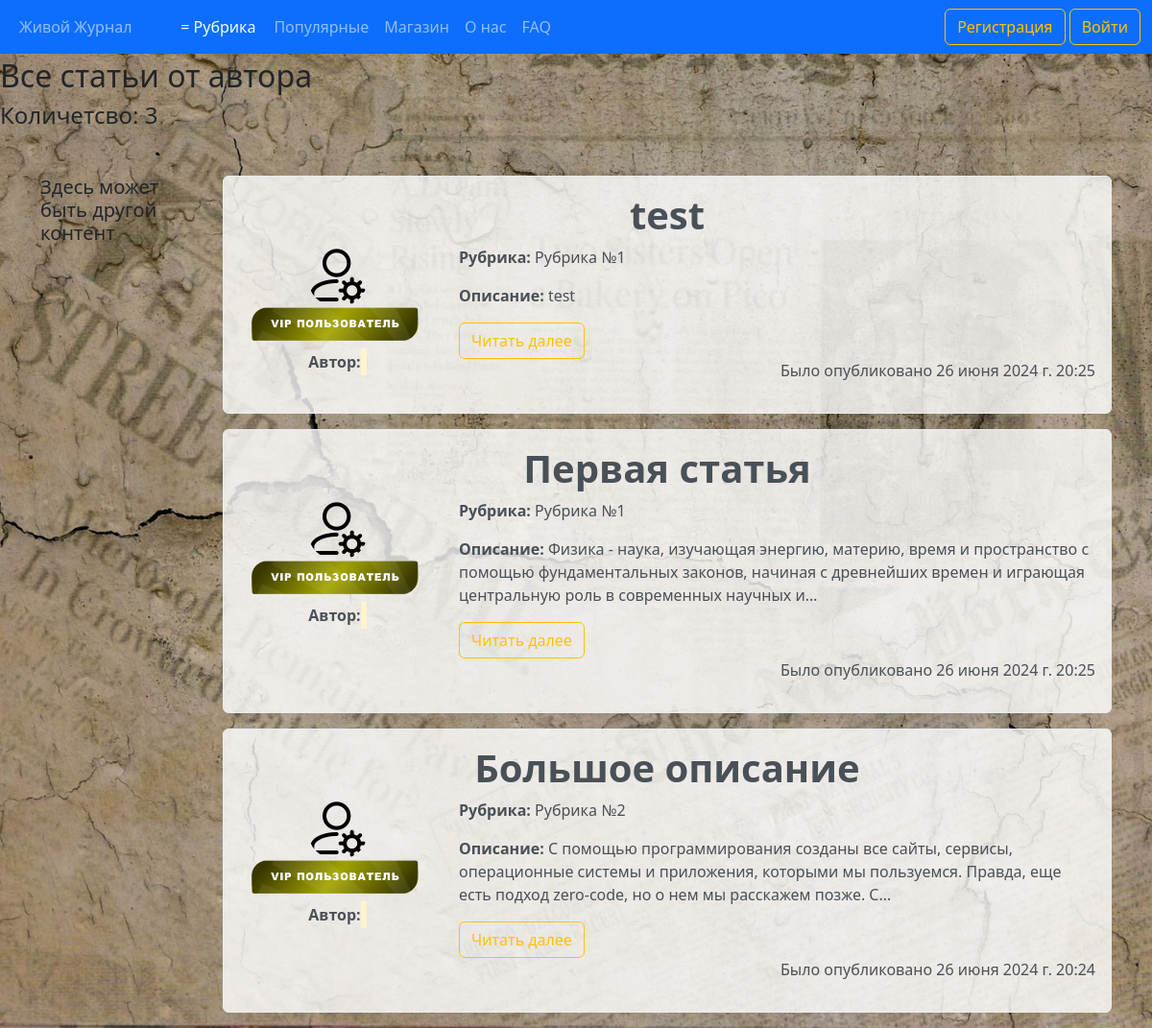
/articles/admin, run on an earlier commit of the app's database.
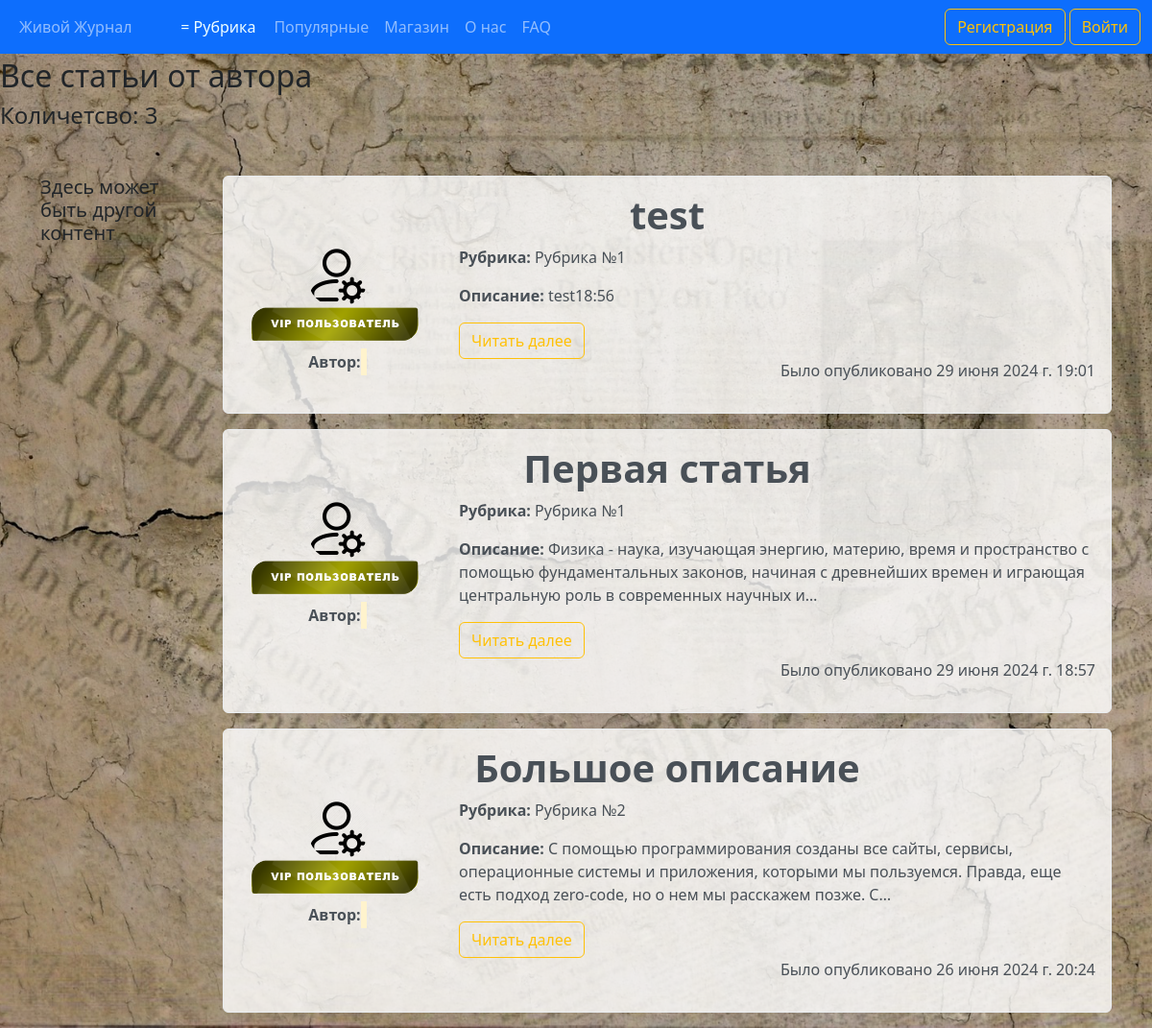
And on a later commit of the database.
### journal/models.py (models this page shows, shortened)
class Article(models.Model):
    CATEGORY_CHOICES = [
        ('Category №1', 'Рубрика №1'),
        ('Category №2', 'Рубрика №2'),
        ('Category №3', 'Рубрика №3'),
        ('Category №4', 'Рубрика №4'),
        ('Category №5', 'Рубрика №5'),
    ]
    title = models.CharField('Название', max_length=100)
    description = models.TextField('Описание')
    text = models.TextField('Основной текст')
    category = models.CharField(max_length=50, verbose_name='Рубрика', choices=CATEGORY_CHOICES, default='Рубрика №1')
    author = models.ForeignKey(User, verbose_name='Автор', on_delete=models.CASCADE)
    publication = models.BooleanField('Статус публикации', default=False)
    date = models.DateTimeField('Дата', default=timezone.now)
    likes = models.IntegerField('Количество лайков', default=0)
    class Meta:
        verbose_name = 'Статью'
        verbose_name_plural = 'Статьи'

### users/models.py (models this page shows, shortened)
class Profile(models.Model):
    STATUS_CHOICES = {
        ('User', 'Пользователь'),
        ('User VIP', 'VIP пользователь'),
        ('Admin', 'Администратор'),
    }
    user = models.OneToOneField(User, verbose_name='Имя пользователя', on_delete=models.CASCADE)
    img = models.ImageField('Фото пользователя', default='default_user.png', upload_to='user_images')
    status = models.CharField(max_length=20, verbose_name='Статус пользователя', choices=STATUS_CHOICES, default='User')
    vip_status_expiry = models.DateTimeField(verbose_name='Окончание VIP статуса', null=True, blank=True)
    class Meta:
        verbose_name = 'Профаил'
        verbose_name_plural = 'Профайлы'

### journal/views.py (the view)
# urls.py: path('articles/<str:username>', views.UserAllArticlesView.as_view(), name='user-articles'),
class UserAllArticlesView(ListView):
    model = Article
    template_name = 'journal/user_articles.html'
    context_object_name = 'Article'
    paginate_by = 3
    def get_queryset(self):
        user = get_object_or_404(User, username=self.kwargs['username'])
        if self.request.user == user:
            return Article.objects.filter(author=user).order_by('-date')
        return Article.objects.filter(author=user, publication=True).order_by('-date')
    def get_context_data(self, **kwargs):
        ctx = super().get_context_data(**kwargs)
        user = self.request.user
        if user.is_authenticated:
            profile = Profile.objects.get(user=user)
            ctx['profile'] = profile
            author = get_object_or_404(User, username=self.kwargs['username'])
            ctx['is_following'] = Follow.objects.filter(follower=user, following=author).exists()
            ctx['author'] = author
        return ctx

### journal/templates/journal/user_articles.html (shortened to what this page needs)
{% extends 'journal/base.html' %}
{% block content %}
    <h2>Все статьи от автора {{ author }}</h2>
    <h4>Количетсво: {{ page_obj.paginator.count }}</h4>
    <div class="container mt-5">
      <div class="row">
        <div class="col-md-2 sidebar">
          <h5>Здесь может быть другой контент</h5>
        </div>
        <div class="col-md-10">
          {% for article in Article %}
          <div class="alert alert-light">
            <div class="row">
                <h1 style="text-align: center;"><strong>{{ article.title}}</strong></h1>
              <div class="col-md-3">
                  <div class="profile-container">
                    <img src="{{ article.author.profile.img.url }}" alt="{{ author }}" class="user_images">
                    {% if author.profile.status == 'User' %}
                    <img src="/pictures/main_page/user_label.png" alt="Badge" width="180">
                    {% elif author.profile.status == 'Admin' %}
                    <img src="/pictures/main_page/admin_label.png" alt="Badge" width="180">
                    {% else %}
                    <img src="/pictures/main_page/user_vip_label.png" alt="Badge" width="180">
                    {% endif %}
                    <p><b>Автор:</b> <mark>{{ author.username }}</mark></p>
                  </div>
              </div>
              <div class="col-md-9">
                <p><b>Рубрика:</b> {{ article.get_category_display }}</p>
                <p><b>Описание: </b>{{ article.description|striptags|truncatechars:180}}</p>
                  <a class="btn btn-outline-warning" href="{%  url 'articles-detail' article.id %}">Читать далее</a>
                <p class="right-align">Было опубликовано {{ article.date }}</p>
              </div>
            </div>
          </div>
          {% endfor %}
        </div>
      </div>
    </div>
{% endblock %}

What changed in the data, as far as the page shows it:
changed Article "test": description "test" → "test18:56"; date "26 июня 2024 г. 20:25" → "29 июня 2024 г. 19:01"
changed Article "Первая статья": date "26 июня 2024 г. 20:25" → "29 июня 2024 г. 18:57"
